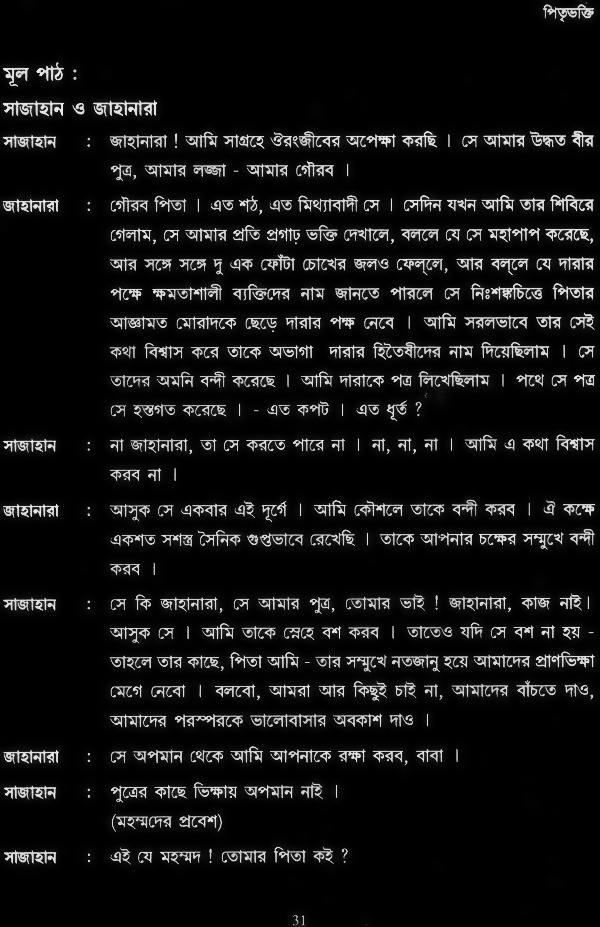
#> input picture output2.jpg, 600 x 927 px
$ python vpp.py   (older library calls are emulated)
#> lines starting #> are read from the running program, lines starting #| are printed output that depends on the picture; after the words box and inside, x2 and y2 are one past the last pixel; in counts of white or black regions, pixels touching at a corner belong together
import numpy as np
import cv2

im = cv2.imread('output2.jpg')
#> im is the input picture: shape (927, 600, 3); min 0, max 238, mean 18.9
imgray = cv2.cvtColor(im,cv2.COLOR_BGR2GRAY)
ret,thresh = cv2.threshold(imgray,127,255,0)
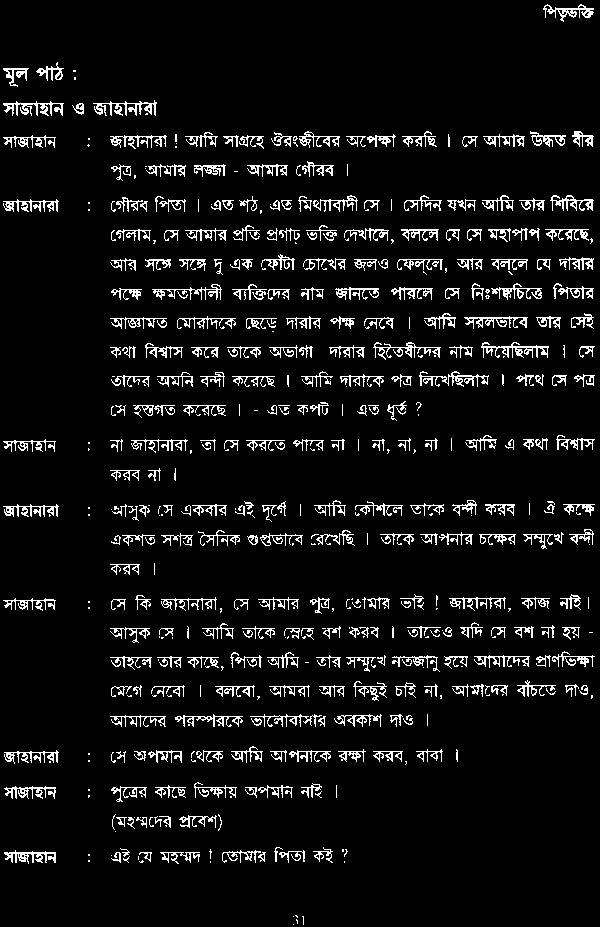
#> thresh: shape (927, 600); 6.8% white in thin lines or dots
im, contours, hierarchy = cv2.findContours(thresh,cv2.RETR_TREE,cv2.CHAIN_APPROX_SIMPLE)
#> contours = 1047 contours, 753 with area under 20; largest, box (x1, y1, x2, y2) and area: (481, 342, 549, 358) 278, (543, 4, 594, 22) 254, (93, 100, 157, 116) 240, (4, 850, 56, 864) 236, (3, 101, 64, 116) 230

cv2.drawContours(im,contours,-1,(255,0,0),2)
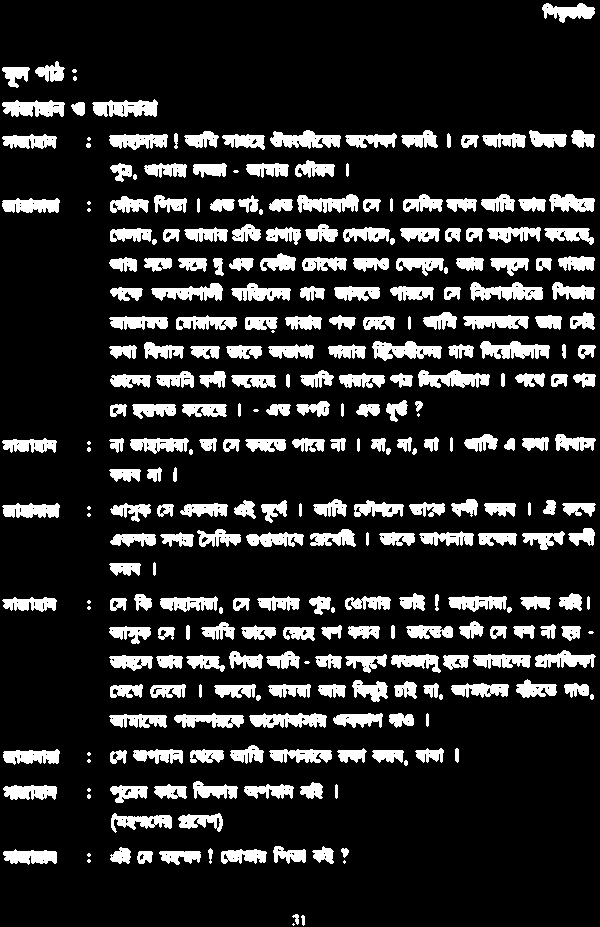
#> im: shape (927, 600); 15.9% white; 296 white regions (25 under 20 px), largest, box (x1, y1, x2, y2) and area: (470, 282, 543, 301) 872, (372, 341, 442, 361) 852, (480, 341, 550, 359) 850

for h,cnt in enumerate(contours):
    mask = np.zeros(im.shape,np.uint8)
    cv2.drawContours(mask,[cnt],0,255,-1)
    mean = cv2.mean(im,mask = mask)

    x, y, w, h = cv2.boundingRect(cnt)
    cv2.rectangle(im, (x, y), (x + w, y + h), (255, 0, 0), 1)
#> this loop made 1047 passes
#> (mean, x, y, w) on passes 1, 2, 4: ((255, 0, 0, 0), 293, 924, 1), ((255, 0, 0, 0), 296, 919, 2), ((255, 0, 0, 0), 293, 916, 1)
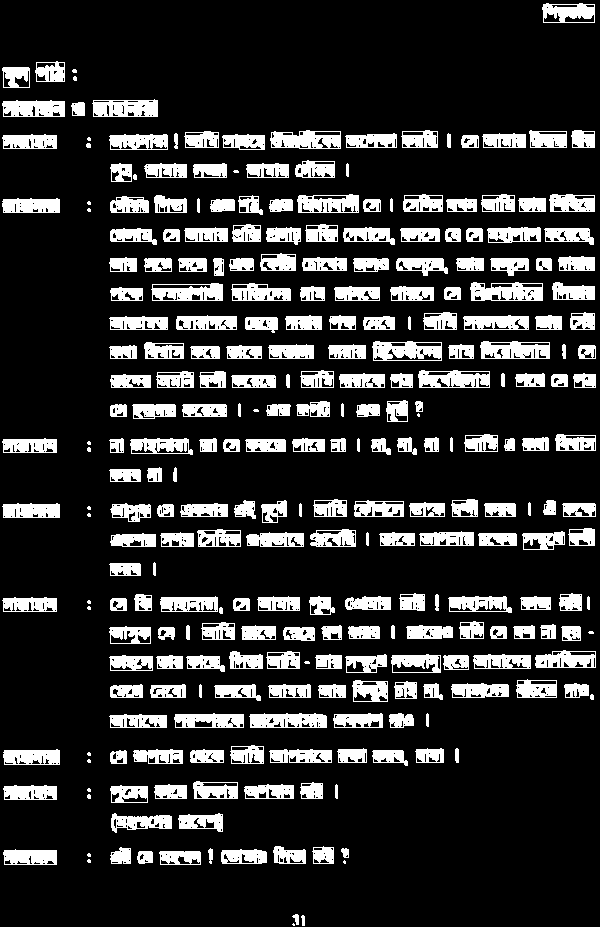
#> im: shape (927, 600); 18.5% white; 283 white regions (24 under 20 px), largest, box (x1, y1, x2, y2) and area: (470, 282, 543, 301) 1020, (372, 341, 442, 361) 999, (270, 130, 341, 149) 986
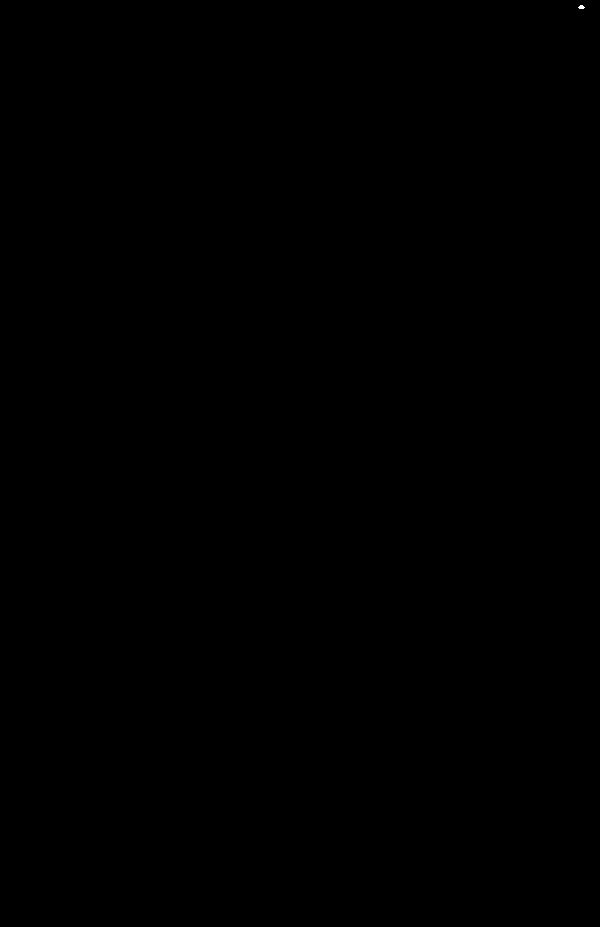
#> mask: shape (927, 600); 0% white; 1 white region, box (x1, y1, x2, y2) and area: (578, 5, 585, 9) 20


cv2.imshow('image', im)
k = cv2.waitKey(0) & 0xFF
#> (key Esc is pressed here)
# press ESC to close
if k == 27:
    cv2.destroyAllWindows()
# press s to save the output
elif k == ord('s'):
    cv2.imwrite('result_of_hpp_and_vpp.jpg',im)
    cv2.destroyAllWindows()
